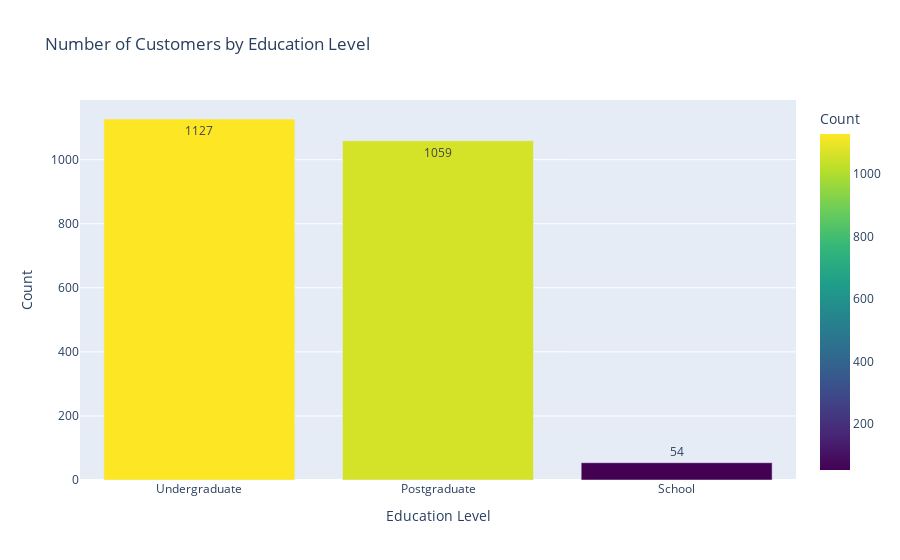

Notebook code cell kept with this figure:
### Markdown cell above
1. Key Observations

    Dominance of Mid-Income Customers:
    - The majority of customers fall into the Mid-Income category, with a count of 1,028. This suggests that the supermarket's primary customer base belongs to this income segment.

    Significant Contribution of High-Income Customers:
    - The High-Income category follows with 788 customers, indicating they form a substantial portion of the customer base and represent an opportunity for higher spending.

    Low Representation of Very High-Income Customers:
    - The Very High-Income category has the smallest count, with only 54 customers. This could indicate limited accessibility, product offerings, or marketing efforts targeting this segment.

    Low-Income Customers:
    - The Low-Income category has 370 customers, suggesting this group is moderately represented but may not be the primary focus of the supermarket's offerings.

2. Insights for Decision-Making

    Focus on Mid-Income Customers:
    - Since this is the largest group, strategies should focus on maintaining and enhancing their shopping experience. Offering value-for-money promotions and loyalty programs could help retain this segment.

    Leverage High-Income Customers:
    - High-income customers form a significant portion of the base. Targeted premium products or exclusive services could increase spending within this group.

    Engage Very High-Income Customers:
    - The very high-income group is underrepresented. To attract this segment, the supermarket could introduce luxury product lines, personalized shopping experiences, or exclusive events.

    Support Low-Income Customers:
    - Although they are not the largest segment, creating budget-friendly options or discount programs might help increase their spending while improving customer loyalty.

3. Areas for Further Exploration

    Why are Very High-Income Customers Few?
    - Analyze potential barriers such as product availability, pricing strategy, or lack of targeted marketing efforts.

    Spending Behavior Analysis:
    - Investigate the total spending patterns of each income category to determine which group contributes the most revenue despite their size.

    Customer Retention:
    - Explore strategies to retain high-value customers in the mid and high-income groups while growing other segments.

### Code cell
# Count the number of customers in each education level
education_counts = df['Education'].value_counts().reset_index()
education_counts.columns = ['Education', 'Count']

# Create an interactive bar plot for education counts
fig = px.bar(
    education_counts,
    x='Education',
    y='Count',
    title='Number of Customers by Education Level',
    labels={'Education': 'Education Level', 'Count': 'Count'},
    color='Count',
    color_continuous_scale='viridis',
    text_auto=True
)
fig.show()

### Figure 1 — Plotly figure (JSON) as saved in the notebook; plotly's stock layout.template omitted (floating-point values rounded to 4 significant figures)
{"data": [{"alignmentgroup": "True", "hovertemplate": "Education Level=%{x}<br>Count=%{marker.color}<extra></extra>", "legendgroup": "", "marker": {"color": [1127, 1059, 54], "coloraxis": "coloraxis", "pattern": {"shape": ""}}, "name": "", "offsetgroup": "", "orientation": "v", "showlegend": false, "textposition": "auto", "texttemplate": "%{y}", "type": "bar", "x": ["Undergraduate", "Postgraduate", "School"], "xaxis": "x", "y": [1127, 1059, 54], "yaxis": "y"}], "layout": {"barmode": "relative", "coloraxis": {"colorbar": {"title": {"text": "Count"}}, "colorscale": [[0, "#440154"], [0.1111, "#482878"], [0.2222, "#3e4989"], [0.3333, "#31688e"], [0.4444, "#26828e"], [0.5556, "#1f9e89"], [0.6667, "#35b779"], [0.7778, "#6ece58"], [0.8889, "#b5de2b"], [1, "#fde725"]]}, "legend": {"tracegroupgap": 0}, "title": {"text": "Number of Customers by Education Level"}, "xaxis": {"anchor": "y", "domain": [0, 1], "title": {"text": "Education Level"}}, "yaxis": {"anchor": "x", "domain": [0, 1], "title": {"text": "Count"}}}}
